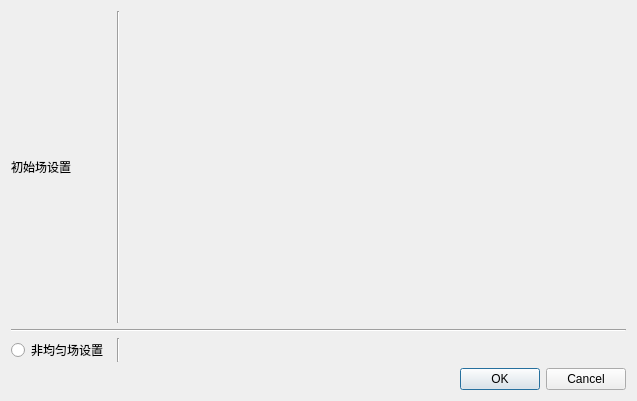
<?xml version="1.0" encoding="UTF-8"?>
<ui version="4.0">
 <class>Fieldsetting</class>
 <widget class="QDialog" name="Fieldsetting">
  <property name="geometry">
   <rect>
    <x>0</x>
    <y>0</y>
    <width>637</width>
    <height>401</height>
   </rect>
  </property>
  <property name="windowTitle">
   <string>Fieldsetting</string>
  </property>
  <layout class="QVBoxLayout" name="verticalLayout">
   <item>
    <layout class="QGridLayout" name="gridLayout">
     <item row="2" column="2">
      <widget class="QWidget" name="widget_2" native="true">
       <layout class="QVBoxLayout" name="verticalLayout_3">
        <item>
         <widget class="QWidget" name="widget_3" native="true"/>
        </item>
       </layout>
      </widget>
     </item>
     <item row="0" column="2">
      <widget class="QWidget" name="widget" native="true">
       <property name="sizePolicy">
        <sizepolicy hsizetype="Preferred" vsizetype="Preferred">
         <horstretch>5</horstretch>
         <verstretch>0</verstretch>
        </sizepolicy>
       </property>
       <layout class="QVBoxLayout" name="verticalLayout_2"/>
      </widget>
     </item>
     <item row="0" column="0">
      <widget class="QLabel" name="label">
       <property name="sizePolicy">
        <sizepolicy hsizetype="Preferred" vsizetype="Preferred">
         <horstretch>1</horstretch>
         <verstretch>0</verstretch>
        </sizepolicy>
       </property>
       <property name="text">
        <string>初始场设置</string>
       </property>
      </widget>
     </item>
     <item row="1" column="0" colspan="3">
      <widget class="Line" name="line">
       <property name="orientation">
        <enum>Qt::Horizontal</enum>
       </property>
      </widget>
     </item>
     <item row="0" column="1">
      <widget class="Line" name="line_2">
       <property name="orientation">
        <enum>Qt::Vertical</enum>
       </property>
      </widget>
     </item>
     <item row="2" column="0">
      <widget class="QRadioButton" name="radioButton">
       <property name="sizePolicy">
        <sizepolicy hsizetype="Minimum" vsizetype="Fixed">
         <horstretch>0</horstretch>
         <verstretch>0</verstretch>
        </sizepolicy>
       </property>
       <property name="text">
        <string>非均匀场设置</string>
       </property>
      </widget>
     </item>
     <item row="2" column="1">
      <widget class="Line" name="line_3">
       <property name="orientation">
        <enum>Qt::Vertical</enum>
       </property>
      </widget>
     </item>
    </layout>
   </item>
   <item>
    <widget class="QDialogButtonBox" name="buttonBox">
     <property name="orientation">
      <enum>Qt::Horizontal</enum>
     </property>
     <property name="standardButtons">
      <set>QDialogButtonBox::Cancel|QDialogButtonBox::Ok</set>
     </property>
    </widget>
   </item>
  </layout>
 </widget>
 <resources/>
 <connections>
  <connection>
   <sender>buttonBox</sender>
   <signal>accepted()</signal>
   <receiver>Fieldsetting</receiver>
   <slot>accept()</slot>
   <hints>
    <hint type="sourcelabel">
     <x>248</x>
     <y>254</y>
    </hint>
    <hint type="destinationlabel">
     <x>157</x>
     <y>274</y>
    </hint>
   </hints>
  </connection>
  <connection>
   <sender>buttonBox</sender>
   <signal>rejected()</signal>
   <receiver>Fieldsetting</receiver>
   <slot>reject()</slot>
   <hints>
    <hint type="sourcelabel">
     <x>316</x>
     <y>260</y>
    </hint>
    <hint type="destinationlabel">
     <x>286</x>
     <y>274</y>
    </hint>
   </hints>
  </connection>
 </connections>
</ui>
